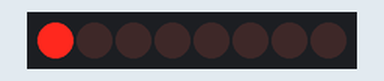
Recording of a sketch running on a simulated Arduino Uno, built with avr-gcc and run on an emulated ATmega328P. Parts: 8 shift-register outputs drawn as a row of LEDs (first output left, lit = HIGH). Wiring (inferred from the names in the program): shift register (74HC595): data pin 13; shift clock pin 11; latch pin 12. Wiring (inferred from the signals the program sends): row of LEDs: on Q0, Q1, Q2, Q3, Q4, Q5, Q6, Q7.

Above: at 0.5 s.
At 2.5 s:
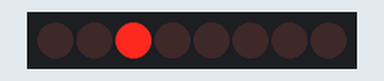
At 3.5 s:
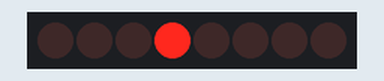
At 4.5 s:
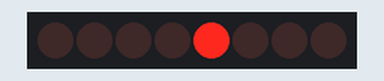
At 6.5 s:
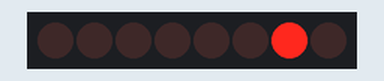
At 9.5 s:
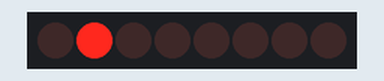
Timing chart, 0 to 10.4 s (numbered marks = the images above):
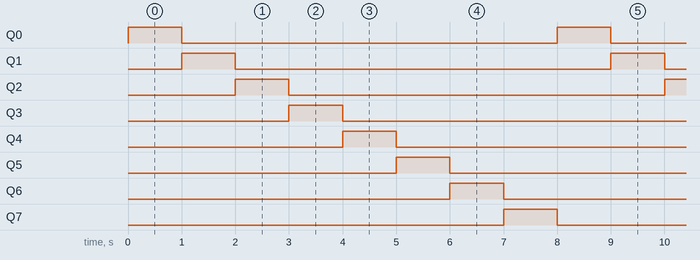

The sketch:

ShiftRegisterMSB.ino
```cpp
// Dichiarazione variabili pin digitali

int data = 13;
int latch = 12;
int clock = 11;

int time = 1000;

// setup

void setup() {

  // Dichiarazione pin Output

  pinMode(data, OUTPUT);
  pinMode(latch, OUTPUT);
  pinMode(clock, OUTPUT);

}

// loop

void loop() {

  // Ciclo for

  for (int count = 0; count < 8; count++) {

    // Impostazione latch su LOW

    digitalWrite(latch, LOW);

    // Funzione shiftOut

    shiftOut(data, clock, MSBFIRST, (1 << count));

    // Impostazione latch su HIGH

    digitalWrite(latch, HIGH);
    delay(time);

  }
}
```

Measured:
- by itself, Q0–7: alternates HIGH for 1.0 s and LOW for 7.0 s
- by itself, everything shown: repeats every 8.0 s, in 8 steps
